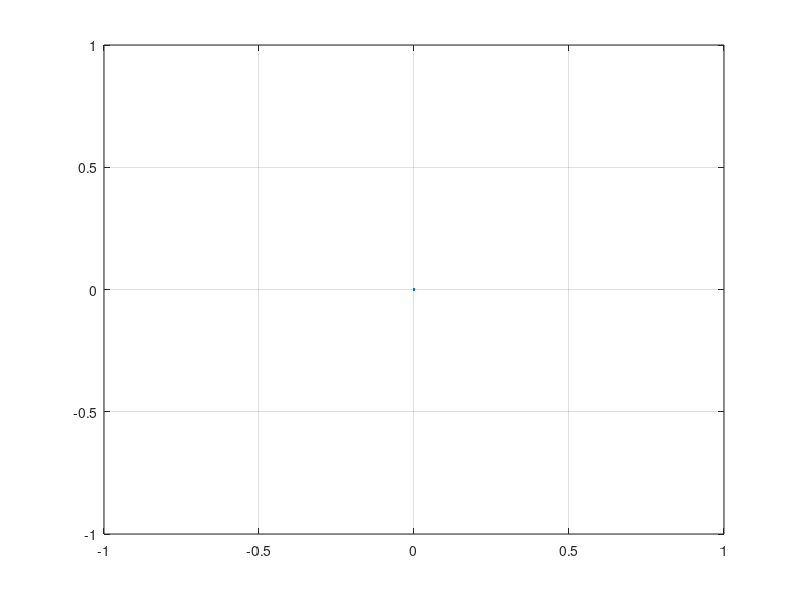

Source code (MATLAB):
clear all;
close all;
clc;


theta_T = 3;
a = 2;

n = 1;

for t = 0:0.0.1:10
    if(t<theta_T)
        y(n)=0;
    else
        y(n)=2;
    end

    t_array(n)=t

    n=n+1;
end

plot(t_array,y); grid on;